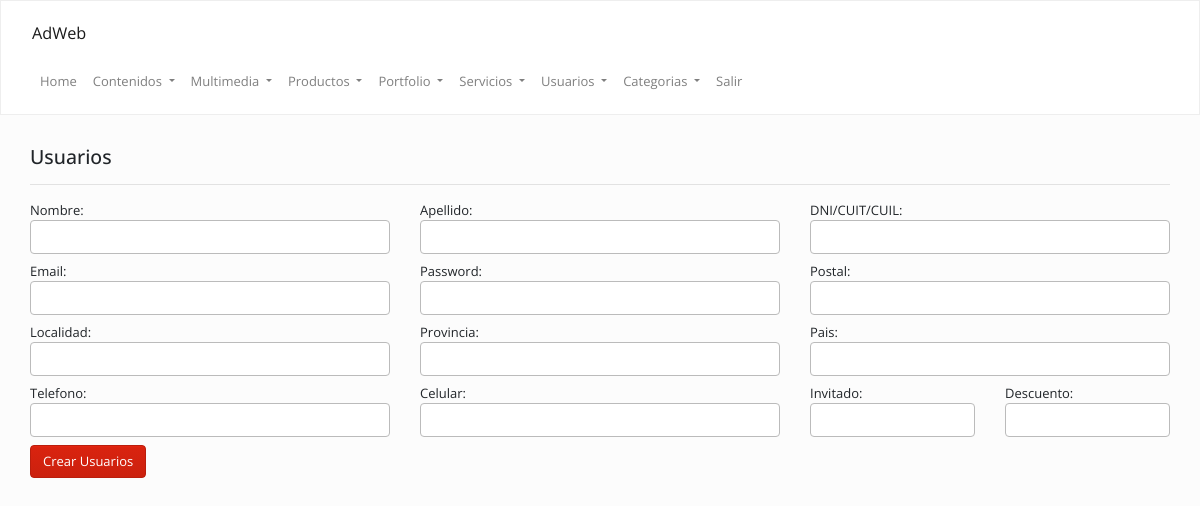
The page /admin/index.php?op=usuarios&accion=modificar&cod=25aaa60754 (signed in) on the database as committed earlier.
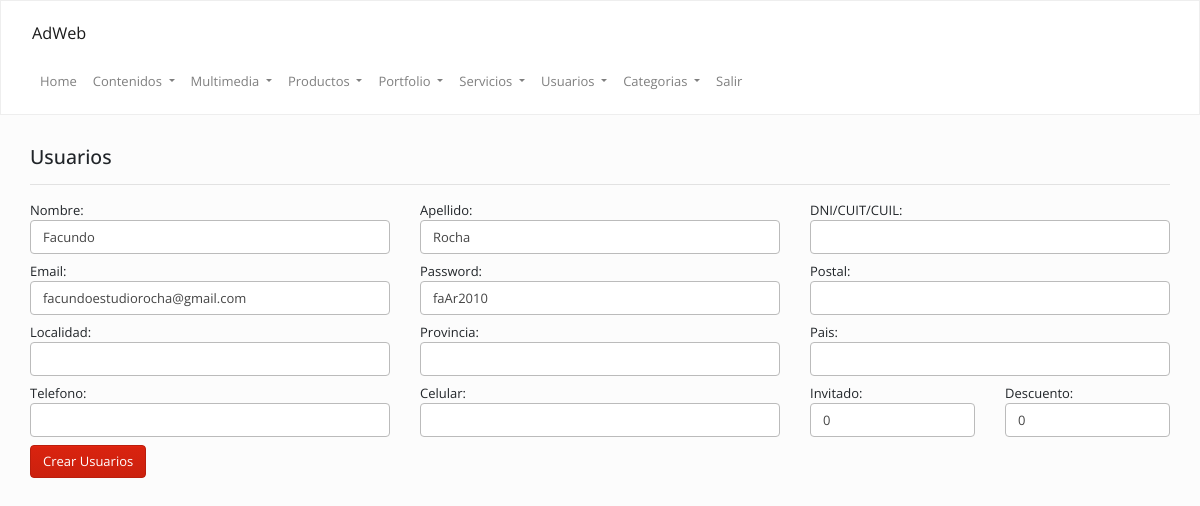
The same page on the database as committed later.
### tables this page shows
CREATE TABLE `usuarios` (
  `id` int(11) NOT NULL,
  `cod` varchar(255) DEFAULT NULL,
  `nombre` text,
  `apellido` text,
  `doc` text,
  `email` text,
  `password` text,
  `postal` text,
  `localidad` text,
  `provincia` text,
  `pais` text,
  `telefono` text,
  `celular` text,
  `invitado` int(11) NOT NULL DEFAULT '0',
  `descuento` float DEFAULT NULL,
  `vendedor` int(11) NOT NULL DEFAULT '0',
  `fecha` date DEFAULT NULL
);

### Config/Autoload.php (called while the page is built, shortened)
<?php
class autoload
{
    public static function runAdmin()
    {
        spl_autoload_register(
            function ($clase)
            {
                $ruta = str_replace("\\", "/", $clase) . ".php";
            }
        );
    }
}

### Clases/Conexion.php (called while the page is built, shortened)
<?php namespace Clases;
class Conexion
{
    private $datos = array("host"=> "localhost","user"=> "root","pass"=> "","db"  => "foodie");
    private $con;
    public function __construct()
    {
        $this->con = mysqli_connect($this->datos["host"], $this->datos["user"], $this->datos["pass"], $this->datos["db"]);
        mysqli_set_charset($this->con,'utf8');
    }
    public function sqlReturn($query)
    {
        $dato = $this->con->query($query);
        return $dato;
    }
}

### Clases/Usuarios.php (called while the page is built, shortened)
<?php
class Usuarios
{
    public $cod;
    private $con;
    public function __construct()
    {
        $this->con = new Conexion();
    }
    public function view()
    {
        $sql     = "SELECT * FROM `usuarios`WHERE cod = '{$this->cod}' ORDER BY id DESC";
        $usuario = $this->con->sqlReturn($sql);
        $row     = mysqli_fetch_assoc($usuario);
        return $row;
    }
}

### admin/inc/usuarios/modificar.php (the view, shortened to what this page needs)
<?php
$usuarios = new Clases\Usuarios();
$cod = $funciones->antihack_mysqli(isset($_GET["cod"]) ? $_GET["cod"] : '');
$usuarios->set("cod", $cod);
$usuario = $usuarios->view();
?>
<div class="col-md-12 ">
    <h4>Usuarios</h4>
    <hr/>
    <form method="post" class="row">
        <label class="col-md-4">
            Nombre:<br/>
            <input type="text" name="nombre" value="<?=$usuario['nombre'];?>" />
        </label>
        <label class="col-md-4">
            Apellido:<br/>
            <input type="text" name="apellido" value="<?=$usuario['apellido'];?>" />
        </label>
        <label class="col-md-4">
            DNI/CUIT/CUIL:<Br/>
            <input type="text" name="doc" value="<?=$usuario['doc'];?>" />
        </label>
        <label class="col-md-4">
            Email:<br/>
            <input type="text" name="email" value="<?=$usuario['email'];?>" />
        </label>
        <label class="col-md-4">
            Password:<br/>
            <input type="text" name="password" value="<?=$usuario['password'];?>" />
        </label>
        <label class="col-md-4">
            Postal:<br/>
            <input type="text" name="postal" value="<?=$usuario['postal'];?>" />
        </label>
        <label class="col-md-4">
            Localidad:<br/>
            <input type="text" name="localidad" value="<?=$usuario['localidad'];?>" />
        </label>
        <label class="col-md-4">
            Provincia:<br/>
            <input type="text" name="provincia" value="<?=$usuario['provincia'];?>" />
        </label>
        <label class="col-md-4">
            Pais:<Br/>
            <input type="text" name="pais" value="<?=$usuario['pais'];?>" />
        </label>
        <label class="col-md-4">
            Telefono:<br/>
            <input type="text" name="telefono" value="<?=$usuario['telefono'];?>" />
        </label>
        <label class="col-md-4">
            Celular:<br/>
            <input type="text" name="celular" value="<?=$usuario['celular'];?>" />
        </label>
        <label class="col-md-2">
            Invitado:<br/>
            <input type="text" name="invitado" value="<?=$usuario['invitado'];?>" />
        </label>
        <label class="col-md-2">
            Descuento:<br/>
            <input type="text" name="descuento" value="<?=$usuario['descuento'];?>" />
        </label>
        <div class="clearfix"></div><br/>
        <div class="col-md-12">
            <input type="submit" class="btn btn-primary" name="agregar" value="Crear Usuarios" />
        </div>
    </form>
</div>

Rows that differ between the two databases and show on the page:
added usuarios: nombre "Facundo", apellido "Rocha", email "facundoestudiorocha@gmail.com", password "faAr2010", invitado "0", descuento "0"
